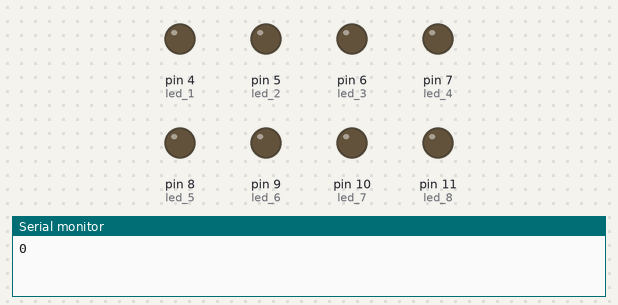
Recording of a sketch running on a simulated Arduino Uno, built with avr-gcc and run on an emulated ATmega328P. Parts: output pins drawn as LEDs (lit = HIGH), the last lines printed to the serial monitor.

Above: at 0.1 s.
At 4.6 s:
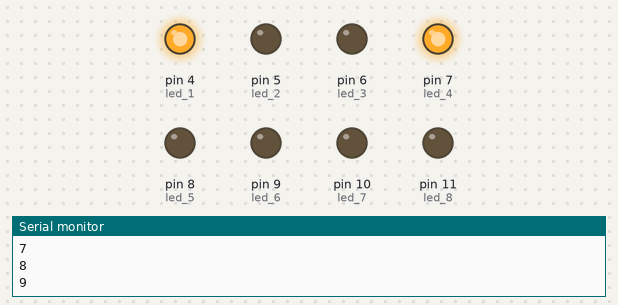
At 9.6 s:
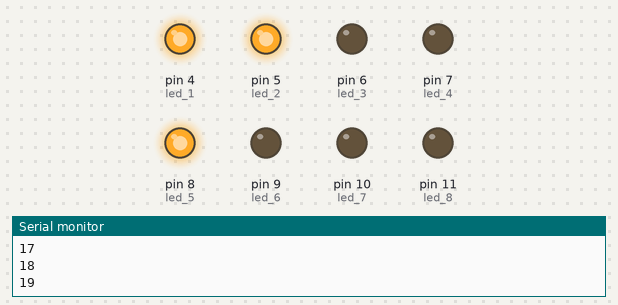
At 19.6 s:
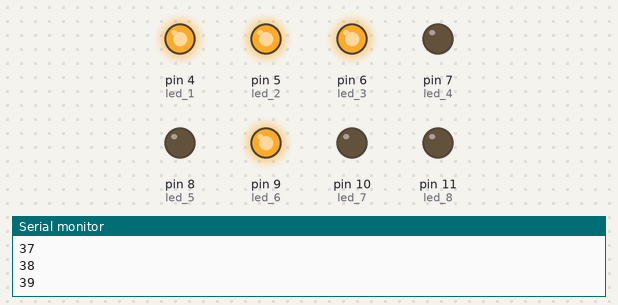
At 29.1 s:
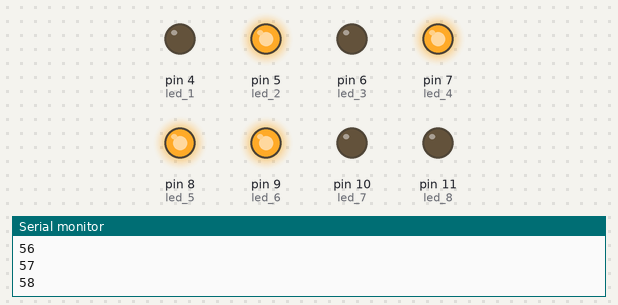
At 39.1 s:
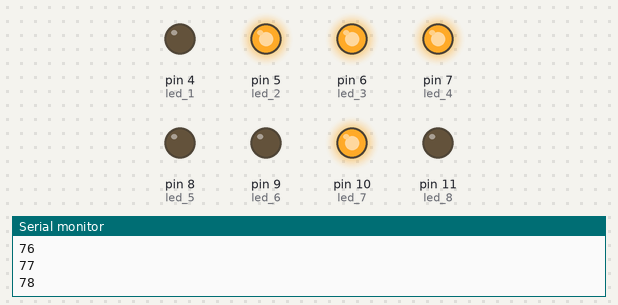
Timing chart, 0 to 40.0 s (numbered marks = the images above):
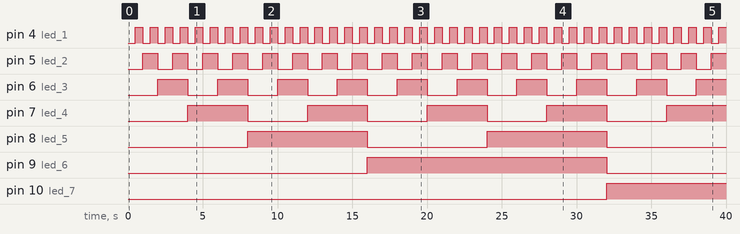

The sketch:

Led_1-15.ino
```cpp
/*
Led_klukka_0-255
Hrólfur Gylfason
21/03/2018
*/
const int led_1 = 4;
const int led_2 = 5;
const int led_3 = 6;
const int led_4 = 7;

const int led_5 = 8;
const int led_6 = 9;
const int led_7 = 10;
const int led_8 = 11;

int teljari = 0;

void setup() {
  pinMode(led_1,OUTPUT);
  pinMode(led_2,OUTPUT);
  pinMode(led_3,OUTPUT);
  pinMode(led_4,OUTPUT);

  pinMode(led_5,OUTPUT);
  pinMode(led_6,OUTPUT);
  pinMode(led_7,OUTPUT);
  pinMode(led_8,OUTPUT);

  Serial.begin(9600);
}

void loop() {
  digitalWrite(led_1,(teljari) % 2);
  digitalWrite(led_2,(teljari/2) % 2);
  digitalWrite(led_3,(teljari/4) % 2);
  digitalWrite(led_4,(teljari/8) % 2);

  digitalWrite(led_5,(teljari/16) % 2);
  digitalWrite(led_6,(teljari/32) % 2);
  digitalWrite(led_7,(teljari/64) % 2);
  digitalWrite(led_8,(teljari/128) % 2);

  Serial.println(teljari);

  teljari++;
  delay(500);
}
```

Measured:
- by itself, pin 4 (led_1): alternates HIGH for 0.50 s and LOW for 0.50 s
- by itself, pin 5 (led_2): alternates HIGH for 1.0 s and LOW for 1.0 s
- by itself, pin 6 (led_3): alternates HIGH for 2.0 s and LOW for 2.0 s
- by itself, pin 7 (led_4): alternates HIGH for 4.0 s and LOW for 4.0 s
- by itself, pin 8 (led_5): alternates HIGH for 8.0 s and LOW for 8.0 s
- by itself, pin 9 (led_6): LOW → HIGH at 16.0 s, → LOW 16.0 s later
- by itself, pin 10 (led_7): LOW → HIGH at 32.0 s
